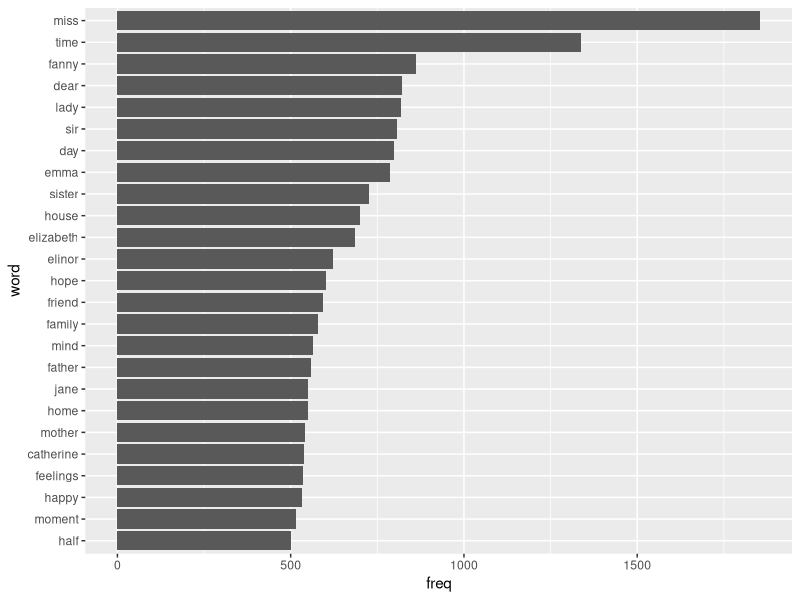

Reproduce this figure in R.
### Example : English Text Mining 
library(janeaustenr)
library(tidytext)
library(tidyverse)

# 연습용 문서 다운로드 및 구조변경
original_books <- austen_books() %>% 
  group_by(book) %>% 
  mutate(linenumber = row_number(),
         chapter = cumsum(str_detect(text, regex("^chapter [\\divxlc]",
                                                 ignore_case = T)))) %>%
  ungroup(); original_books

# 문장을 단어로 구분(토큰화)
tidy_books <- original_books %>% 
  unnest_tokens(output="word", input="text"); tidy_books

# 불용어 준비 및 anti_join을 이용한 불용어 제거 
data("stop_words")
tidy_books <- tidy_books %>% anti_join(stop_words)

# 단어별 빈도 출력 및 시각화
tidy_books %>% group_by(word)  %>% 
  summarise(n=n()) %>% 
  arrange(desc(n)) %>%
  filter(n>500) %>% 
  ggplot(mapping=aes(x=fct_reorder(word, n), y=n)) +
  geom_col() + coord_flip() + xlab("word") + ylab("freq")
